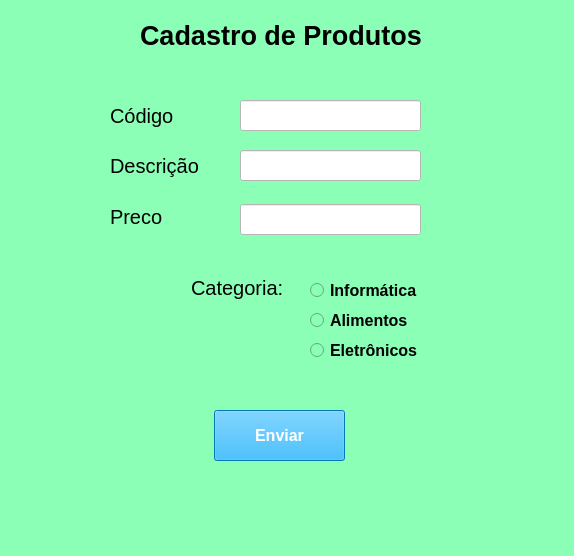
<?xml version="1.0" encoding="UTF-8"?>
<ui version="4.0">
 <class>MainWindow</class>
 <widget class="QMainWindow" name="MainWindow">
  <property name="geometry">
   <rect>
    <x>0</x>
    <y>0</y>
    <width>574</width>
    <height>556</height>
   </rect>
  </property>
  <property name="windowTitle">
   <string>MainWindow</string>
  </property>
  <property name="styleSheet">
   <string notr="true">background-color: rgb(140, 255, 182);</string>
  </property>
  <widget class="QWidget" name="centralwidget">
   <widget class="QLabel" name="label">
    <property name="geometry">
     <rect>
      <x>140</x>
      <y>20</y>
      <width>291</width>
      <height>31</height>
     </rect>
    </property>
    <property name="font">
     <font>
      <family>Arial</family>
      <pointsize>20</pointsize>
      <weight>75</weight>
      <bold>true</bold>
     </font>
    </property>
    <property name="text">
     <string>Cadastro de Produtos</string>
    </property>
   </widget>
   <widget class="QLabel" name="label_2">
    <property name="geometry">
     <rect>
      <x>110</x>
      <y>100</y>
      <width>71</width>
      <height>31</height>
     </rect>
    </property>
    <property name="font">
     <font>
      <pointsize>15</pointsize>
     </font>
    </property>
    <property name="text">
     <string>Código</string>
    </property>
   </widget>
   <widget class="QLabel" name="label_3">
    <property name="geometry">
     <rect>
      <x>110</x>
      <y>150</y>
      <width>91</width>
      <height>31</height>
     </rect>
    </property>
    <property name="font">
     <font>
      <pointsize>15</pointsize>
     </font>
    </property>
    <property name="text">
     <string>Descrição</string>
    </property>
   </widget>
   <widget class="QLabel" name="label_4">
    <property name="geometry">
     <rect>
      <x>110</x>
      <y>201</y>
      <width>61</width>
      <height>31</height>
     </rect>
    </property>
    <property name="font">
     <font>
      <pointsize>15</pointsize>
     </font>
    </property>
    <property name="text">
     <string>Preco</string>
    </property>
   </widget>
   <widget class="QLineEdit" name="codigo_lineEdit">
    <property name="geometry">
     <rect>
      <x>240</x>
      <y>100</y>
      <width>181</width>
      <height>31</height>
     </rect>
    </property>
    <property name="styleSheet">
     <string notr="true">background-color: #FFF</string>
    </property>
   </widget>
   <widget class="QLineEdit" name="descricao_lineEdit">
    <property name="geometry">
     <rect>
      <x>240</x>
      <y>150</y>
      <width>181</width>
      <height>31</height>
     </rect>
    </property>
    <property name="styleSheet">
     <string notr="true">background-color: #FFF
</string>
    </property>
   </widget>
   <widget class="QLineEdit" name="preco_lineEdit">
    <property name="geometry">
     <rect>
      <x>240</x>
      <y>204</y>
      <width>181</width>
      <height>31</height>
     </rect>
    </property>
    <property name="styleSheet">
     <string notr="true">background-color: #FFF</string>
    </property>
   </widget>
   <widget class="QRadioButton" name="informatica_radioButton">
    <property name="geometry">
     <rect>
      <x>310</x>
      <y>280</y>
      <width>111</width>
      <height>21</height>
     </rect>
    </property>
    <property name="font">
     <font>
      <family>Arial</family>
      <pointsize>12</pointsize>
      <weight>75</weight>
      <bold>true</bold>
     </font>
    </property>
    <property name="text">
     <string>Informática</string>
    </property>
   </widget>
   <widget class="QRadioButton" name="alimentos_radioButton">
    <property name="geometry">
     <rect>
      <x>310</x>
      <y>310</y>
      <width>111</width>
      <height>21</height>
     </rect>
    </property>
    <property name="font">
     <font>
      <family>Arial</family>
      <pointsize>12</pointsize>
      <weight>75</weight>
      <bold>true</bold>
     </font>
    </property>
    <property name="text">
     <string>Alimentos</string>
    </property>
   </widget>
   <widget class="QRadioButton" name="eletronicos_radioButton">
    <property name="geometry">
     <rect>
      <x>310</x>
      <y>340</y>
      <width>111</width>
      <height>21</height>
     </rect>
    </property>
    <property name="font">
     <font>
      <family>Arial</family>
      <pointsize>12</pointsize>
      <weight>75</weight>
      <bold>true</bold>
     </font>
    </property>
    <property name="text">
     <string>Eletrônicos</string>
    </property>
   </widget>
   <widget class="QLabel" name="label_5">
    <property name="geometry">
     <rect>
      <x>191</x>
      <y>272</y>
      <width>91</width>
      <height>31</height>
     </rect>
    </property>
    <property name="font">
     <font>
      <family>Arial</family>
      <pointsize>15</pointsize>
     </font>
    </property>
    <property name="text">
     <string>Categoria:</string>
    </property>
   </widget>
   <widget class="QPushButton" name="enviar_pb">
    <property name="geometry">
     <rect>
      <x>214</x>
      <y>410</y>
      <width>131</width>
      <height>51</height>
     </rect>
    </property>
    <property name="font">
     <font>
      <family>Arial</family>
      <pointsize>12</pointsize>
      <weight>75</weight>
      <bold>true</bold>
     </font>
    </property>
    <property name="styleSheet">
     <string notr="true">background-color: rgb(0, 170, 255);
color: #FFF;</string>
    </property>
    <property name="text">
     <string>Enviar</string>
    </property>
   </widget>
  </widget>
  <widget class="QMenuBar" name="menubar">
   <property name="geometry">
    <rect>
     <x>0</x>
     <y>0</y>
     <width>574</width>
     <height>21</height>
    </rect>
   </property>
  </widget>
  <widget class="QStatusBar" name="statusbar"/>
 </widget>
 <resources/>
 <connections/>
</ui>
